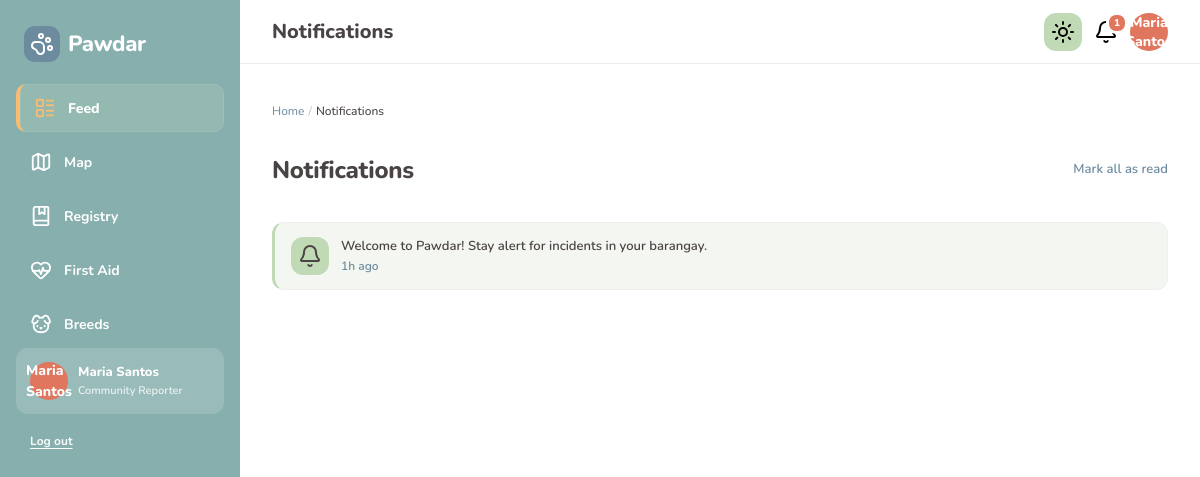
/notifications.php (signed in), run on the app's committed database.
### tables this page shows
CREATE TABLE IF NOT EXISTS notifications (
    notification_id INT AUTO_INCREMENT PRIMARY KEY,
    user_id INT NOT NULL,
    message VARCHAR(255) NOT NULL,
    is_read TINYINT NOT NULL DEFAULT 0,
    created_at DATETIME DEFAULT CURRENT_TIMESTAMP,
    link VARCHAR(255) NULL,
    FOREIGN KEY (user_id) REFERENCES user(UserID) ON DELETE CASCADE
);

### includes/notifications.php (called while the page is built, shortened)
<?php
function fetch_user_notifications(PDO $pdo, int $userId): array
{
    $stmt = $pdo->prepare('
        SELECT * FROM notifications
        WHERE user_id = :user_id
        ORDER BY created_at DESC
        LIMIT 100
    ');
    $stmt->execute([':user_id' => $userId]);
    return $stmt->fetchAll();
}
function notification_icon(string $type): string
{
    return match ($type) {
        'dog_match' => 'paw-print',
        'case_update' => 'shield',
        'rescue' => 'heart',
        'incident' => 'alert-triangle',
        default => 'bell',
    };
}

### notifications.php (the view, shortened to what this page needs)
<?php
require_once __DIR__ . '/includes/app-layout.php';
require_once __DIR__ . '/includes/notifications.php';
$pdo = db();
$userId = (int) $_SESSION['user_id'];
$items = fetch_user_notifications($pdo, $userId);
?>
<div class="feed-header flex justify-between items-center">
    <h1 class="feed-title">Notifications</h1>
    <a href="notifications.php?read_all=1" class="text-sm link-hover">Mark all as read</a>
</div>
<?php if (count($items) === 0): ?>
    <div class="feed-empty-state">
        <p class="feed-empty-title">You're all caught up</p>
        <a href="feed.php" class="btn-outline btn-sm">Browse your feed</a>
    </div>
<?php else: ?>
    <div class="notification-page-list">
        <?php foreach ($items as $item):
            $unread = !(int) $item['is_read'];
            $icon = notification_icon((string) ($item['notification_type'] ?? 'general'));
        ?>
            <a href="notifications.php?read=<?= (int) $item['notification_id'] ?>" class="notification-page-row<?= $unread ? ' is-unread' : '' ?>">
                <div class="icon-box icon-box-sm"><i data-lucide="<?= htmlspecialchars($icon) ?>"></i></div>
                <div class="flex-1">
                    <div class="text-sm"><?= htmlspecialchars((string) $item['message']) ?></div>
                    <div class="text-xs text-muted"><?= htmlspecialchars(time_elapsed_string((string) $item['created_at'])) ?></div>
                </div>
            </a>
        <?php endforeach; ?>
    </div>
<?php endif; ?>

### data on the page
notifications: message "Welcome to Pawdar! Stay alert for incidents in your barangay.", created_at "1h ago"

### other printed values
SITE_NAME "Pawdar"
$item['label'] "Feed"
$item['label'] "Map"
$item['label'] "Registry"
$item['label'] "First Aid"
$item['label'] "Breeds"
$userInitials "Maria Santos"
$userName "Maria Santos"
$userRole "Community Reporter"
$topbarTitle "Notifications"
$display "1"
$baseLabel "Home"
$crumb['label'] "Notifications"
